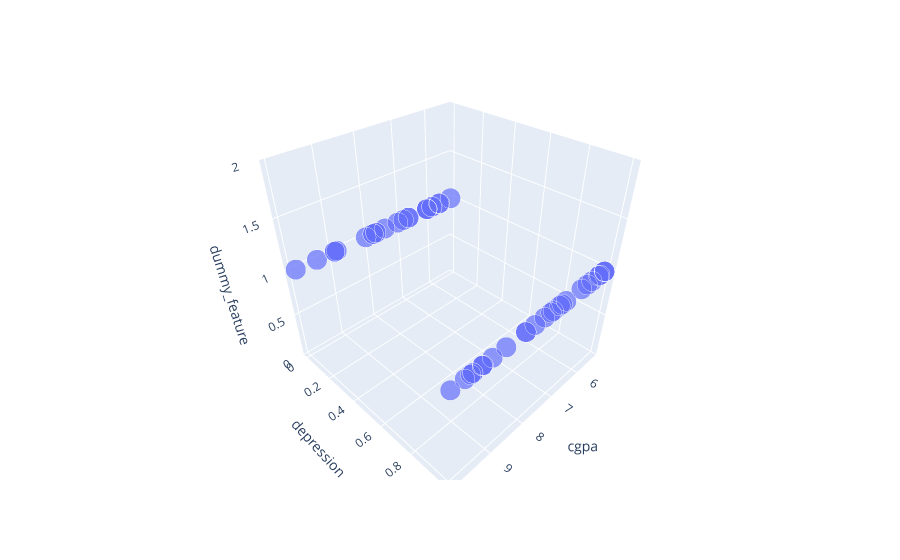

This figure's notebook cell:
### Code cell
## Visualize only 2 features
df_cod_sample['dummy_feature'] = 1
col_cod_X = 'cgpa'
col_cod_y = col_y
col_cod_z = 'dummy_feature'

import plotly.express as px
fig = px.scatter_3d(df_cod_sample, 
                    x=col_cod_X, 
                    y=col_cod_y, 
                    z=col_cod_z,
                    size=col_cod_z)
fig.show()

### Figure 1 — Plotly figure (JSON) as saved in the notebook; plotly's stock layout.template omitted (floating-point values rounded to 4 significant figures)
{"data": [{"hovertemplate": "cgpa=%{x}<br>depression=%{y}<br>dummy_feature=%{marker.size}<extra></extra>", "legendgroup": "", "marker": {"color": "#636efa", "size": [1, 1, 1, 1, 1, 1, 1, 1, 1, 1, 1, 1, 1, 1, 1, 1, 1, 1, 1, 1, 1, 1, 1, 1, 1, 1, 1, 1, 1, 1, 1, 1, 1, 1, 1, 1, 1, 1, 1, 1, 1, 1, 1, 1, 1, 1, 1, 1, 1, 1], "sizemode": "area", "sizeref": 0.0025, "symbol": "circle"}, "mode": "markers", "name": "", "scene": "scene", "showlegend": false, "type": "scatter3d", "x": [9.21, 5.61, 6.95, 5.38, 5.57, 7.88, 6.17, 7.8, 9.96, 9.44, 7.48, 6.78, 5.87, 8.95, 6.78, 9.41, 8.95, 5.39, 5.74, 9.44, 5.32, 6.92, 8.9, 8.95, 6.16, 8.04, 6.99, 7.28, 9.19, 8.04, 6.25, 9.93, 6.04, 8.09, 5.99, 6.16, 5.99, 7.8, 7.88, 7.13, 9.49, 5.38, 7.53, 7.21, 7.77, 6.78, 8.59, 5.72, 9.21, 9.63], "y": [1, 1, 0, 1, 1, 0, 0, 0, 1, 1, 1, 0, 1, 0, 0, 0, 0, 1, 0, 1, 0, 1, 0, 1, 0, 1, 1, 1, 1, 1, 1, 0, 1, 0, 0, 0, 0, 0, 0, 0, 1, 1, 0, 1, 1, 1, 1, 0, 1, 1], "z": [1, 1, 1, 1, 1, 1, 1, 1, 1, 1, 1, 1, 1, 1, 1, 1, 1, 1, 1, 1, 1, 1, 1, 1, 1, 1, 1, 1, 1, 1, 1, 1, 1, 1, 1, 1, 1, 1, 1, 1, 1, 1, 1, 1, 1, 1, 1, 1, 1, 1]}], "layout": {"legend": {"itemsizing": "constant", "tracegroupgap": 0}, "margin": {"t": 60}, "scene": {"domain": {"x": [0, 1], "y": [0, 1]}, "xaxis": {"title": {"text": "cgpa"}}, "yaxis": {"title": {"text": "depression"}}, "zaxis": {"title": {"text": "dummy_feature"}}}}}
